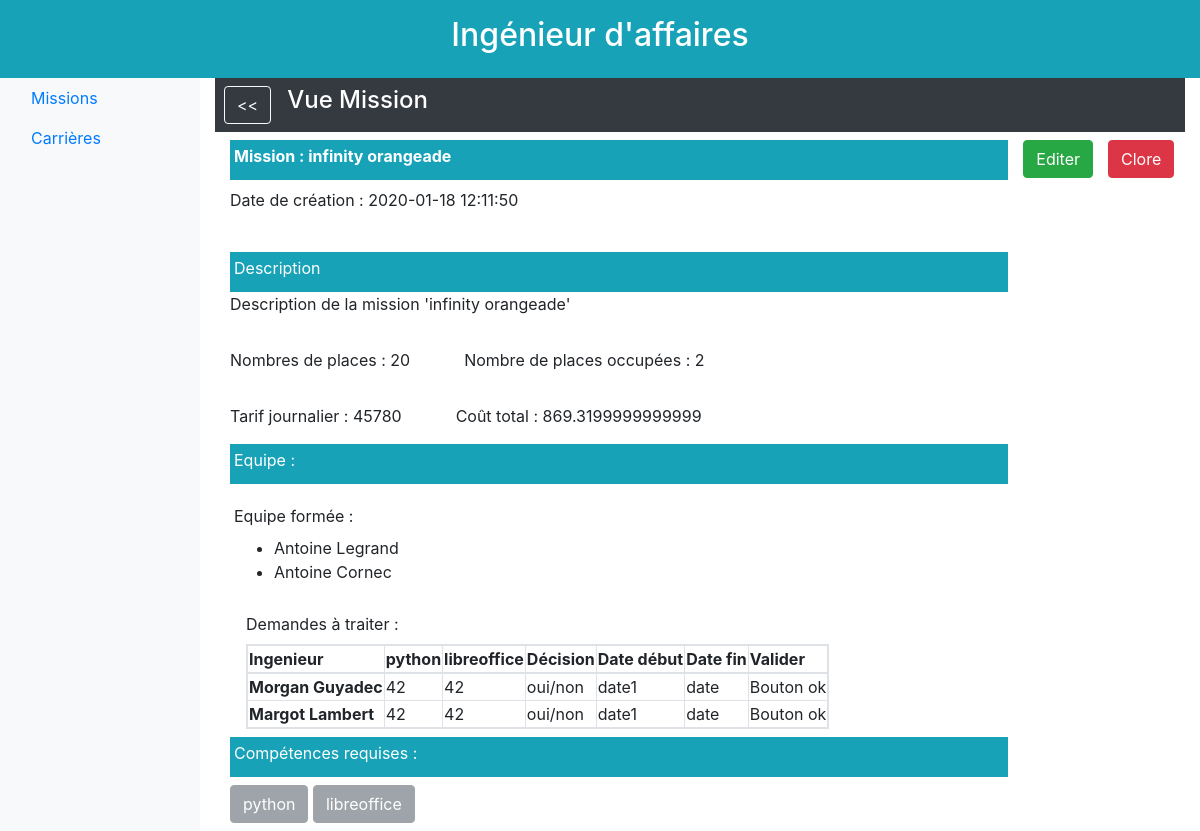
Before: /4/affaire/missions/vue/4/ with the older database file.
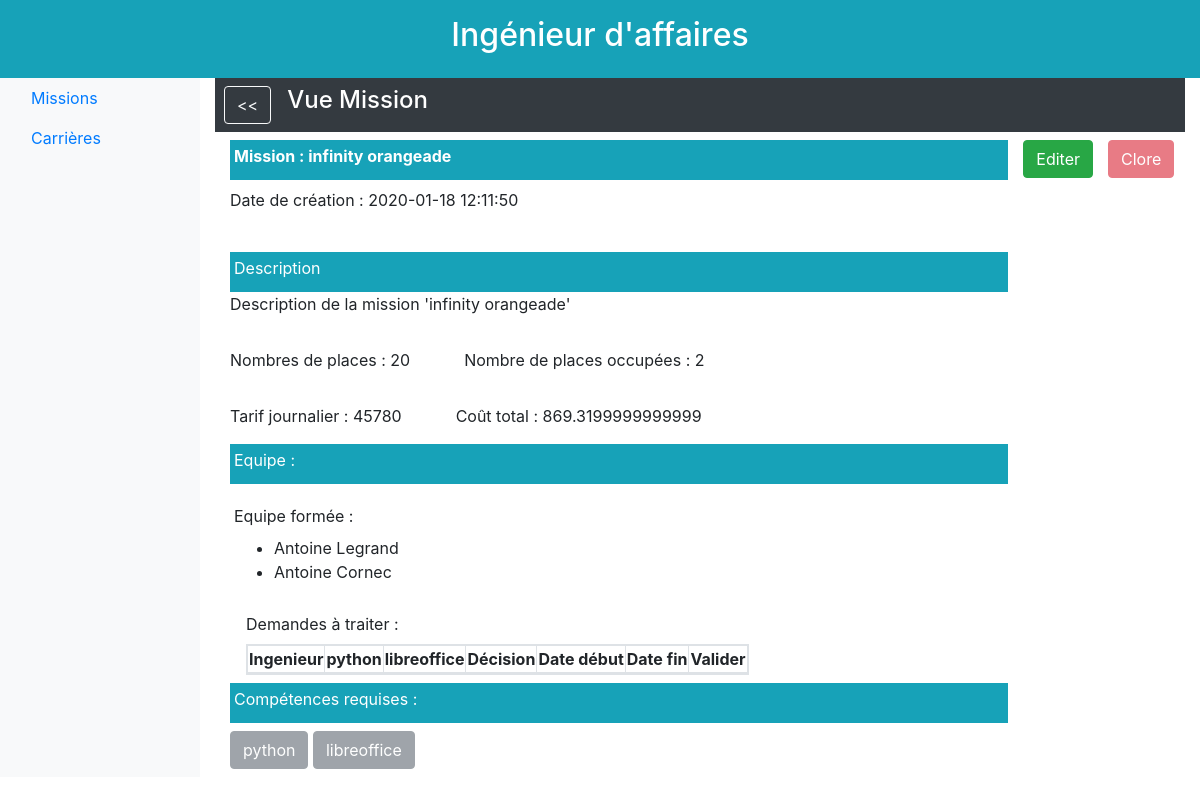
After: the same page with the newer database file.
### database/models.py (models this page shows)
class Ingenieur(db.Model):
    id = db.Column(db.Integer, primary_key=True)
    nom_court = db.Column(db.Text, unique=True)  # unique ??
    prenom = db.Column(db.Text)
    nom_famille = db.Column(db.Text)
    site = db.Column(db.Text)
    email = db.Column(db.Text, unique=True)
    taux_journalier = db.Column(db.Float)
    statut = db.Column(db.Text)  # a traiter, ajouté par mes soins
    estCommercial = db.Column(db.Boolean)  # ajouté par mes soins
    certifications = db.relationship('Certification', backref='ingenieur', lazy='dynamic')
    souhaits = db.relationship('Souhait', backref='ingenieur', lazy='dynamic')
    affectations = db.relationship('Affectation', backref='ingenieur', lazy='dynamic')
    responsabilites_missions = db.relationship('Mission', backref='responsable', lazy='dynamic')

class Competence(db.Model):
    id = db.Column(db.Integer, primary_key=True)
    nom = db.Column(db.String(64), unique=True)
    certifications = db.relationship('Certification', backref='competence', lazy='dynamic')
    besoins = db.relationship('Besoin', backref='competence', lazy='dynamic')

### app.py (the view)
@app.route('/<id>/affaire/missions/vue/<missionId>/')
def affaire_mission_vue(id, missionId):
    mission = get_mission_by_id(missionId)
    competences = get_competence_of_mission(missionId)
    equipeForme = get_participants_actuels_of_mission(missionId)
    postulants = get_postulant_by_mission(missionId)
    coutTT = get_cout_of_mission(missionId)
    return render_template("homepage_affaire_mission_vue.html.jinja2"
                           , id=id
                           , mission=mission
                           , competences=competences
                           , equipeForme=equipeForme
                           , postulants=postulants
                           , coutTT=coutTT
                           )

### database/functions.py (called while the page is built)
def get_mission_by_id(mission_id):
    return Mission.query.filter_by(id=mission_id).first()

def get_postulant_by_mission(id_mission):
    return [get_engineer_by_id(s.ingenieur_id) for s in Souhait.query.filter_by(mission_id=id_mission).all()]

def get_participants_actuels_of_mission(mission_id):
    mission = get_mission_by_id(mission_id)
    id_inges = [a.ingenieur_id for a in list(mission.affectations)]
    participants = [get_engineer_by_id(id) for id in id_inges]
    return participants

def get_cout_of_mission(mission_id):
    coutTT = 0
    for inge in get_participants_actuels_of_mission(mission_id):
        coutTT += inge.taux_journalier
    return coutTT

def get_engineer_by_id(engineer_id):
    return Ingenieur.query.filter_by(id=engineer_id).first()

def get_competence_of_mission(mission_id):
    mission = get_mission_by_id(mission_id)
    compe_ids = [b.competence_id for b in list(mission.besoins)]
    compes = [Competence.query.filter_by(id=cid).first() for cid in compe_ids]
    return compes

### templates/homepage_affaire_mission_vue.html.jinja2 (shortened to what the changed rows need)
{% extends "homepage_affaire.html.jinja2" %}
{% block body %}
    <div class="d-flex flex-column">
        <div class="d-flex flex-inline mb-2">
            <div class="col-md-6 ">
                <div class="p-1 size-4">
                    <ul>
                        {% for personne in equipeForme %}
                            <li>{{ personne.prenom }} {{ personne.nom_famille }}</li>
                        {% endfor %}
                    </ul>
                </div>
            </div>
        </div>
        <div class="d-flex flex-inline mb-2">
            <div class="col-md-auto ml-3 size-4">
                <div class="">
                    <table class="table-responsive table-bordered">
                        <thead class="thead-light">
                        <tr>
                            <th scope="col">Ingenieur</th>
                            {% for competence in competences %}
                                <th scope="col">{{ competence.nom }}</th>
                            {% endfor %}
                            <th scope="col">Décision</th>
                            <th scope="col">Date début</th>
                            <th scope="col">Date fin</th>
                            <th scope="col">Valider</th>
                        </tr>
                        </thead>
                        <form action="{{ url_for("process_form_acceptation", id=id, missionId=mission.id) }}"
                              method="post"
                              class="needs-validation" novalidate="">
                            <tbody>
                            {% for postulant in postulants %}
                                <tr>
                                    <th scope="row justify-content-start">{{ postulant.prenom }} {{ postulant.nom_famille }}</th>
                                    {% for competence in competences %}
                                        <td>42</td>
                                    {% endfor %}
                                    <td>oui/non</td>
                                    <td>date1</td>
                                    <td>date</td>
                                    <td>Bouton ok</td>
                                </tr>
                            {% endfor %}
                            </tbody>
                        </form>
                    </table>
                </div>
            </div>
        </div>
        <div class="d-flex flex-inline mb-2">
            <div class="col-md-10">
                <div class="p-1  bg-info text-white size-6 mb-2">
                    <label for="competences">Compétences requises :</label>
                </div>
                {% for competence in competences %}
                    <button type="button" class="btn btn-secondary" disabled>{{ competence.nom }}</button>
                {% endfor %}
            </div>
        </div>
    </div>
{% endblock %}

Changed rows visible on the page:
no longer on this page (row unchanged): Ingenieur: prenom "Morgan", nom_famille "Guyadec"
no longer on this page (row unchanged): Ingenieur: prenom "Margot", nom_famille "Lambert"
changed Mission "infinity orangeade": statut "ouverte" → "close" (drawn)
